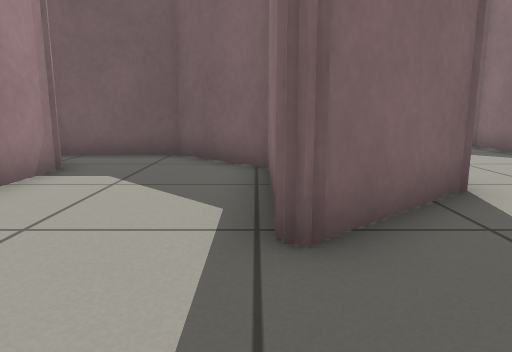
[1] (above)

17 first-person views from a walk through a world built for the Gazebo simulator. The camera is 0.5 m above the floor, tilts 10° down and sees 70° across. The floor is counted in squares, 0.5 m on a side. Each view is taken from the middle of a square. On the plan, view 1 faces up. The plan holds only what a view shows up to about 13 squares ahead; the rest is blank.

[2]
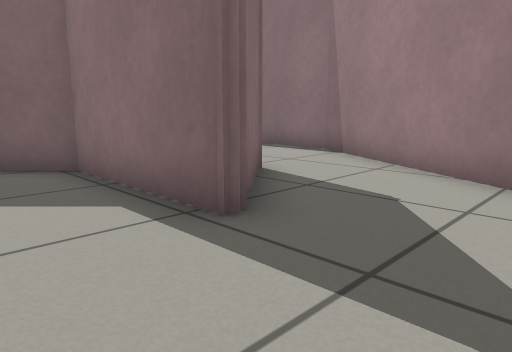

[3]
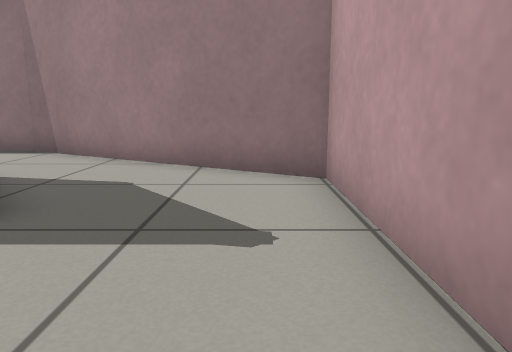

[4]
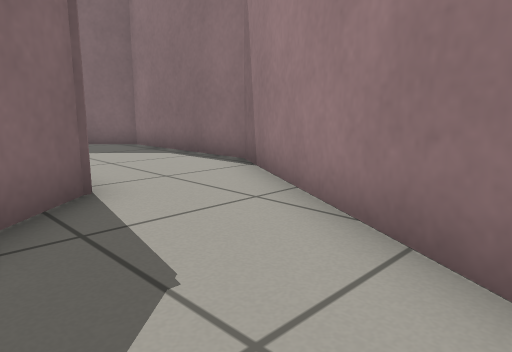

[5]
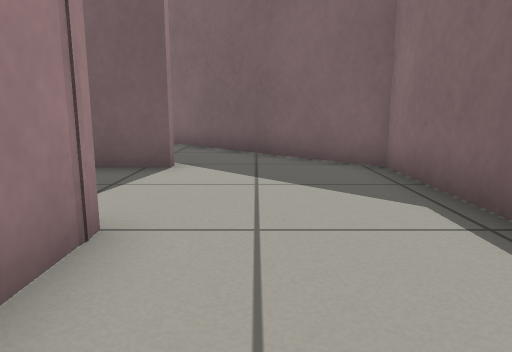

[6]
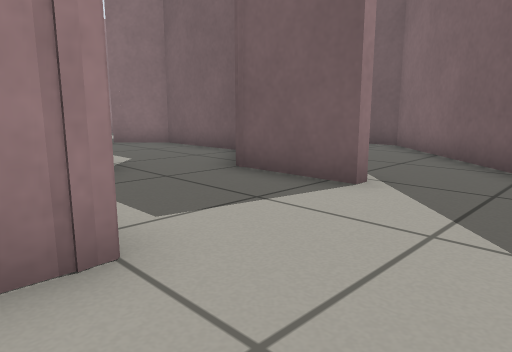

[7]
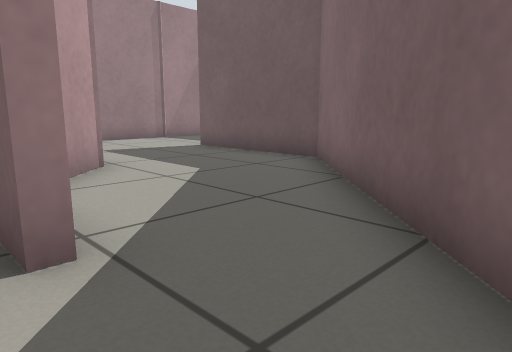

[8]
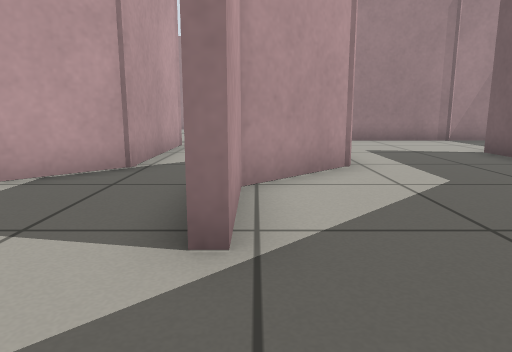

[9]
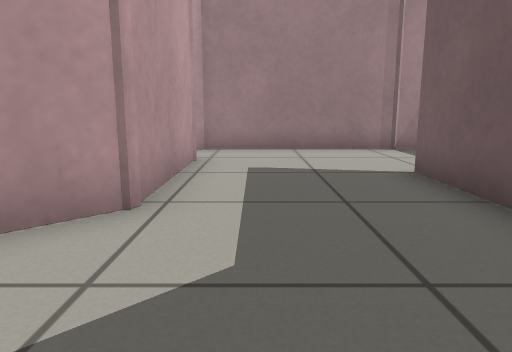

[10]
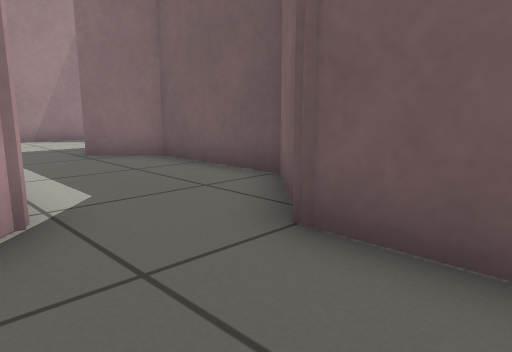

[11]
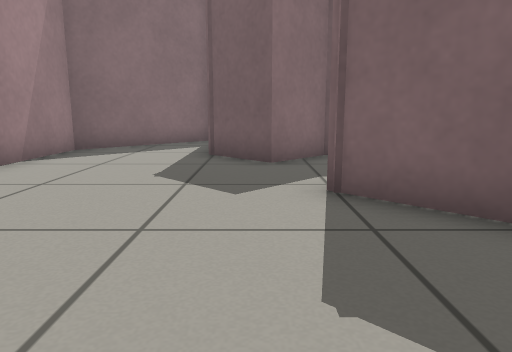

[12]
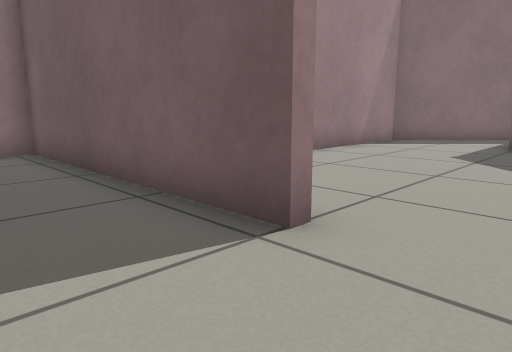

[13]
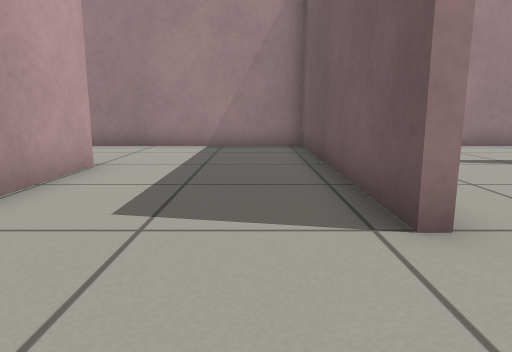

[14]
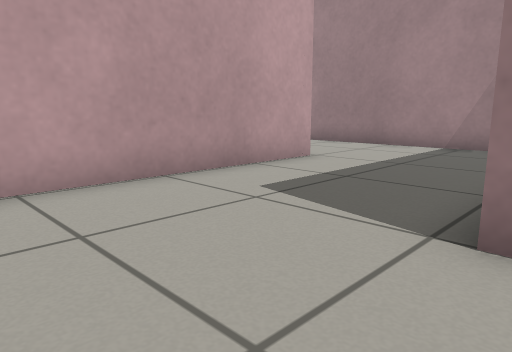

[15]
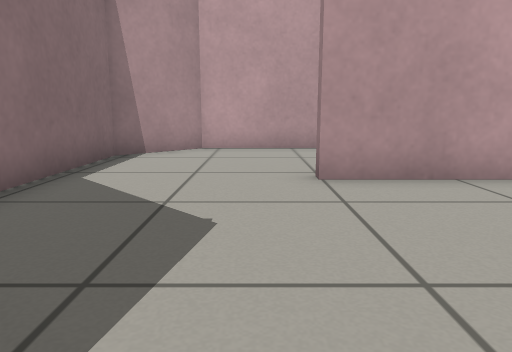

[16]
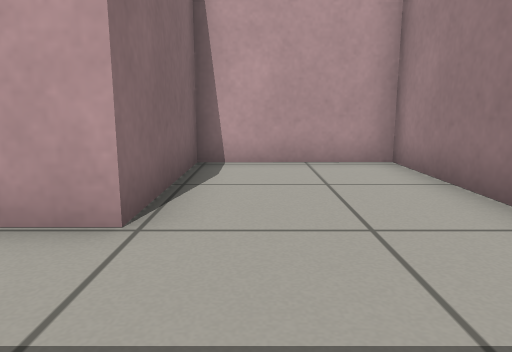

[17]
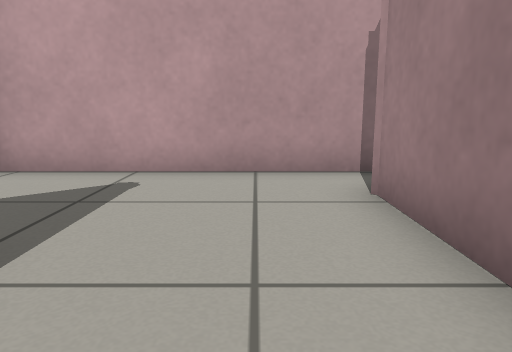

### Floor plan
Points are (right, up) in squares from view 1. A wall is a line through its corners. A room is listed if a view was taken in it or the views show most of it. See-through windows are left out.
Room 1 (views 1, 2, 3, 4, 5, 17)
walls: (0.2, 2.6) (0.2, 6.5) (-1.7, 8.4) (-4.6, 8.4); (2.8, 4.7) (0.2, 2.5); (-4, -1.1) (2.4, -1.1) (5.3, 3.9); (-3.5, 6.5) (-3.5, 4.9)
low walls: (0.6, 2.6) (0.2, 2.6); (-3.5, 3) (-3.5, 0.6)
ways out: opening at (4, 4) to room 2
Room 2 (views 6, 7, 8, 10)
walls: (2.5, 10.5) (0.1, 10.5) (-0.6, 11.1); (-1.6, 8.7) (-0.2, 7.3); (5.3, 3.9) (6.4, 5.8) (6.4, 10.6) (5.2, 11.8)
low walls: (2.7, 7.1) (2.7, 5.7)
ways out: opening at (4, 4) to room 1; opening at (3.5, 11) to room 3; opening at (-2, 10) to room 5
Room 3 (view 9)
walls: (-5.5, 12.7) (-1.7, 12.7) (0.2, 10.8) (2.5, 10.8); (-7.7, 16.5) (-7.7, 12.6); (5.2, 11.8) (0.3, 16.6) (-4.1, 16.6)
ways out: opening at (3.5, 11) to room 2; opening at (-6, 17)
Room 4 (views 11, 12, 13, 14, 16)
walls: (-7.9, 3.6) (-7.9, 3.4) (-15.7, 3.4) (-15.7, -5.3) (-11.8, -5.2) (-11.8, -1.1) (-5.5, -1.1) (-3.8, 0.7) (-3.8, 4.5)
ways out: opening at (-6, 3.5) to room 6
Room 5 (view 15)
walls: (-5.9, 8.7) (-1.6, 8.7); (-8.6, 16.7) (-11.8, 13.6) (-11.8, 8.9); (-0.6, 11.1) (-1.9, 12.4) (-5.4, 12.4) (-6.7, 11.2) (-8.1, 12.6)
ways out: opening at (-2, 10) to room 2; opening at (-9, 9) to room 6
Room 6 (no view inside)
walls: (-4.7, 7.2) (-6.1, 8.6); (-10.9, 3.6) (-7.9, 3.6)
ways out: opening at (-6, 3.5) to room 4; opening at (-9, 9) to room 5; opening at (-12, 6.5)

Positions as (right, up) in squares from view 1, and headings:
1: (0, 0), facing up
2: (-2, 0), facing up-right
3: (-3, 0), facing right
4: (1, 0), facing up-right
5: (4, 4), facing up
6: (5, 6), facing up-left
7: (5, 10), facing up-left
8: (5, 11), facing left
9: (2, 14), facing left
10: (2, 8), facing up-left
11: (-7, 4), facing up
12: (-6, 1), facing up-left
13: (-5, 2), facing left
14: (-5, 4), facing down-left
15: (-7, 9), facing down
16: (-13, 2), facing down
17: (-2, 5), facing down
